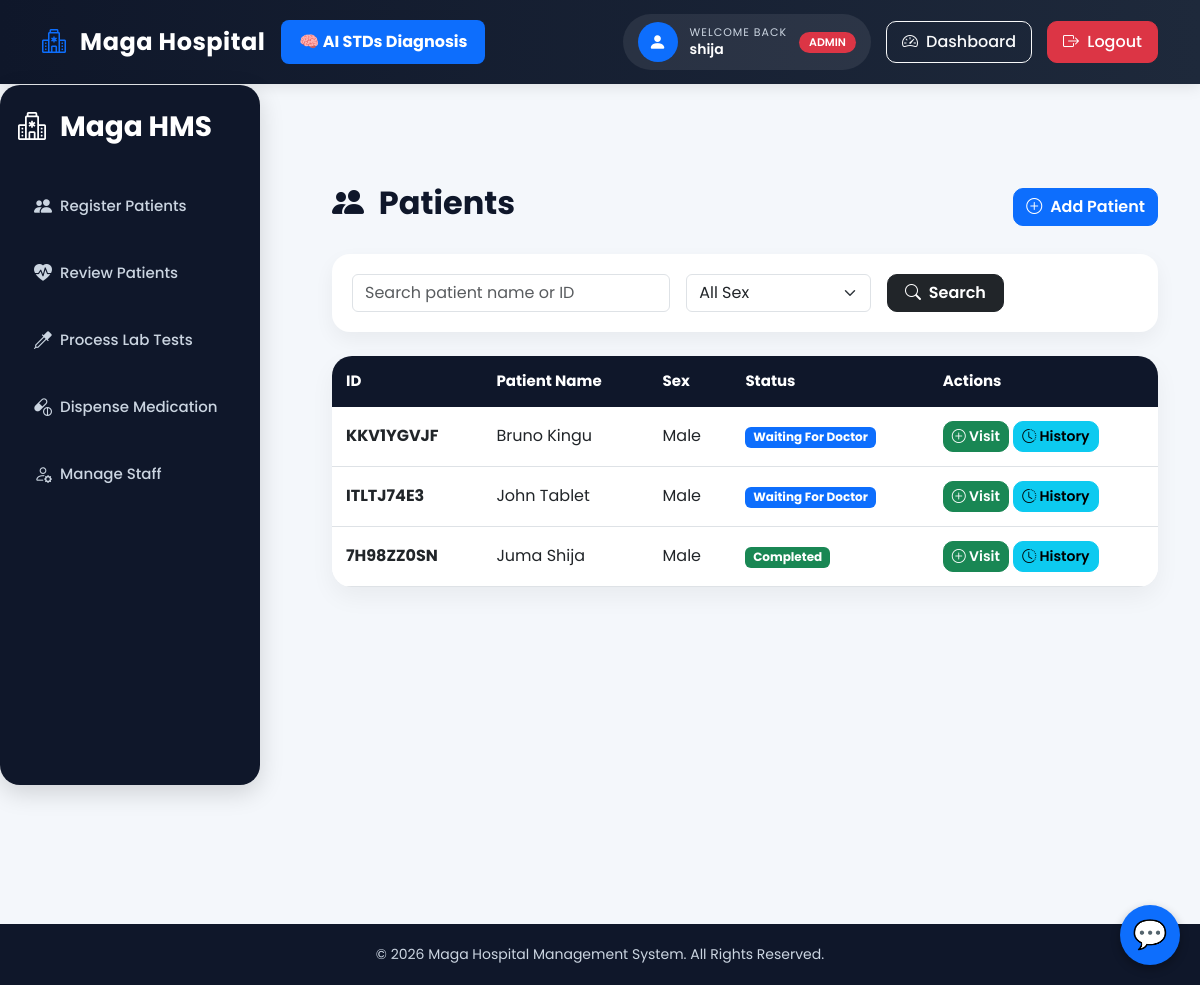
The app's page /patients/ (signed in), older data.
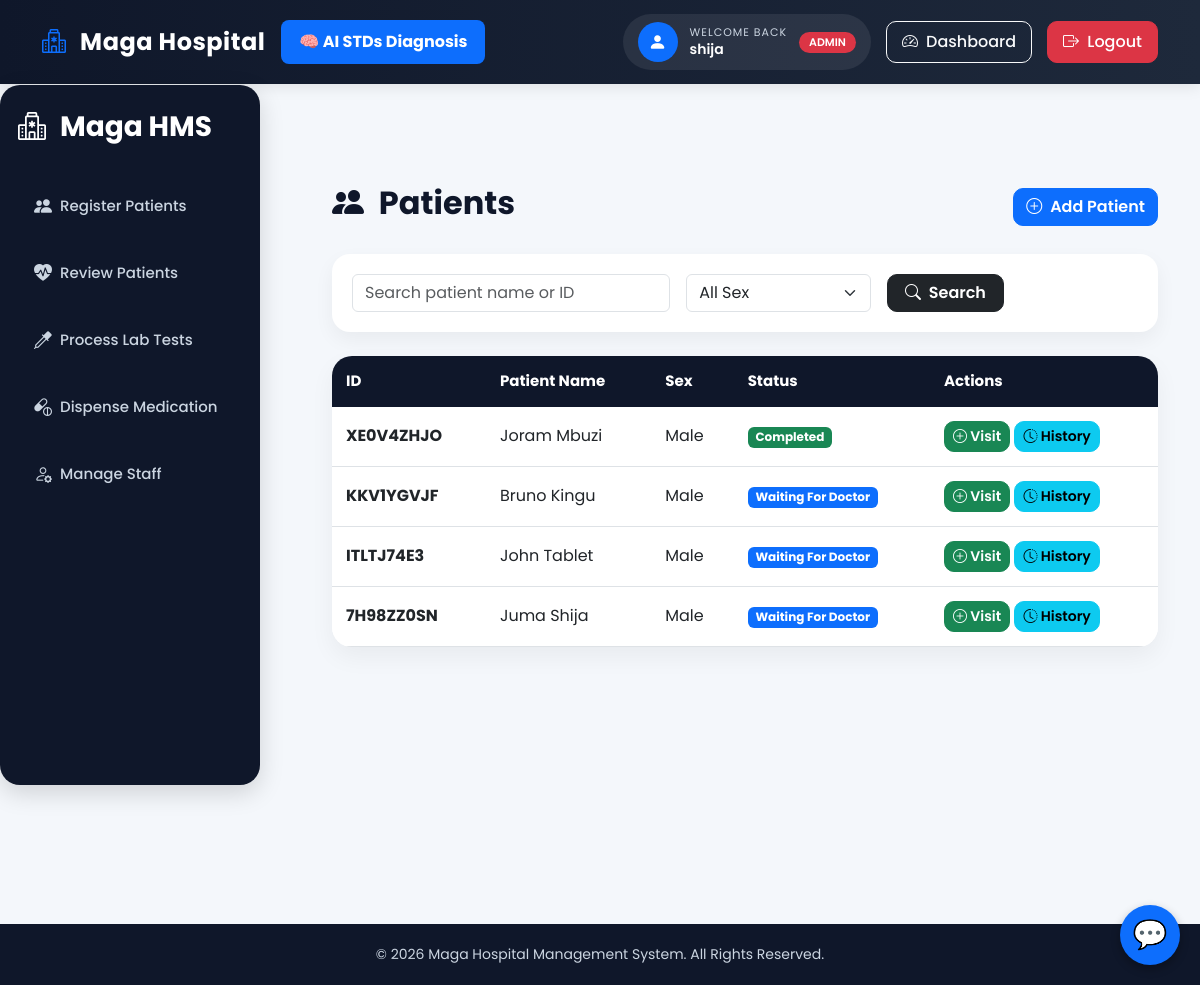
The same page, newer data.
### magahospital/models.py (models this page shows, shortened)
class Patient(models.Model):
    idno = models.CharField(
        max_length=9,
        unique=True,
        default=generate_random_code,
        editable=False
    )
    firstname = models.CharField(
        max_length=200
    )
    secondname = models.CharField(
        max_length=200
    )
    age = models.IntegerField()
    address = models.CharField(
        max_length=200
    )
    sex = models.CharField(
        max_length=1,
        choices=SEX
    )
    created_at = models.DateTimeField(
        default=timezone.now
    )
    class Meta:
        ordering = ['-created_at']

### magahospital/decorators.py (the view, shortened to what this page needs)
        @login_required
        def wrapper(request, *args, **kwargs):
            if request.user.is_superuser:
                return view_func(
                    request,
                    *args,
                    **kwargs
                )

### magahospital/context_processors.py (called while the page is built, shortened)
def user_roles(request):
    user = request.user
    return {
        'is_admin': user.is_superuser,
        'is_reception': user.groups.filter(
            name='Receptions'
        ).exists(),
        'is_doctor': user.groups.filter(
            name='Doctor'
        ).exists(),
        'is_lab': user.groups.filter(
            name='Lab'
        ).exists(),
        'is_dispense': user.groups.filter(
            name='Dispense'
        ).exists(),
    }

### magahospital/views.py (called while the page is built)
@role_required('Receptions')
def patient_list(request):
    query = request.GET.get('q')
    patients = Patient.objects.all().order_by('-idno')
    if query:
        patients = patients.filter(
            Q(firstname__icontains=query) |
            Q(secondname__icontains=query) |
            Q(idno__icontains=query)
        )
    for patient in patients:
        patient.latest_visit = Visit.objects.filter(
            patient=patient
    ).order_by('date').last()
    return render(
        request,
        'magahospital/patient_list.html',
        {
        'patients': patients
        }
    )

### magahospital/templates/magahospital/patient_list.html (shortened to what this page needs)
{% extends 'magahospital/base.html' %}
{% load static %}
{% block content %}
<div class="d-flex justify-content-between align-items-center mb-4">
    <h2 class="page-title">
        <i class="bi bi-people-fill me-2"></i>
        Patients
    </h2>
    <a href="{% url 'create_patient' %}"
       class="btn btn-primary btn-custom">
        <i class="bi bi-plus-circle me-1"></i>
        Add Patient
    </a>
</div>
<div class="search-card mb-4">
    <form method="GET" class="row g-3">
        <div class="col-md-5">
            <input type="text"
                   name="q"
                   class="form-control"
                   placeholder="Search patient name or ID"
                   value="{{ request.GET.q }}">
        </div>
        <div class="col-md-3">
            <select name="sex" class="form-select">
                <option value="">All Sex</option>
            </select>
        </div>
        <div class="col-md-2">
            <button type="submit"
                    class="btn btn-dark w-100 btn-custom">
                <i class="bi bi-search me-1"></i>
                Search
            </button>
        </div>
    </form>
</div>
<div class="table-card">
    <table class="table table-hover custom-table mb-0">
        <thead>
            <tr>
                <th>ID</th>
                <th>Patient Name</th>
                <th>Sex</th>
                <th>Status</th>
                <th>Actions</th>
            </tr>
        </thead>
        <tbody>
        {% for patient in patients %}
            <tr>
                <td>
                    <strong>
                        {{ patient.idno }}
                    </strong>
                </td>
                <td>
                    {{ patient.firstname }}
                    {{ patient.secondname }}
                </td>
                <td>
                    {% if patient.sex == "M" %}
                        Male
                    {% else %}
                        Female
                    {% endif %}
                </td>
<td>
{% with latest_visit=patient.latest_visit %}
    {% if latest_visit %}
        {% if latest_visit.status == "Doctor" %}
            <span class="badge bg-primary">
                Waiting For Doctor
            </span>
        {% elif latest_visit.status == "Lab" %}
            <span class="badge bg-warning text-dark">
                Waiting For Laboratory
            </span>
        {% elif latest_visit.status == "Prescription" %}
            <span class="badge bg-info text-dark">
                Waiting For Prescription
            </span>
        {% elif latest_visit.status == "Dispense" %}
            <span class="badge bg-danger">
                Waiting For Dispense
            </span>
        {% elif latest_visit.status == "Completed" %}
            <span class="badge bg-success">
                Completed
            </span>
        {% else %}
            <span class="badge bg-secondary">
                {{ latest_visit.status }}
            </span>
        {% endif %}
    {% else %}
        <span class="badge bg-secondary">
            No Visit
        </span>
    {% endif %}
{% endwith %}
</td>
                <td>
                    <a href="{% url 'create_visit' patient.id %}"
                       class="btn btn-success btn-sm btn-custom">
                        <i class="bi bi-plus-circle"></i>
                        Visit
                    </a>
                    <a href="{% url 'patient_history' patient.id %}"
                       class="btn btn-info btn-sm btn-custom">
                        <i class="bi bi-clock-history"></i>
                        History
                    </a>
                </td>
            </tr>
        {% empty %}
            <tr>
                <td colspan="5" class="text-center p-4">
                    No patients found
                </td>
            </tr>
        {% endfor %}
        </tbody>
    </table>
</div>
{% endblock %}

Row changes from the older to the newer data that the page shows:
added Patient: idno "XE0V4ZHJO", firstname "Joram", secondname "Mbuzi", sex "Male", shows "Completed"
computed for Patient "7H98ZZ0SN": text "Completed" → "Waiting For Doctor"
